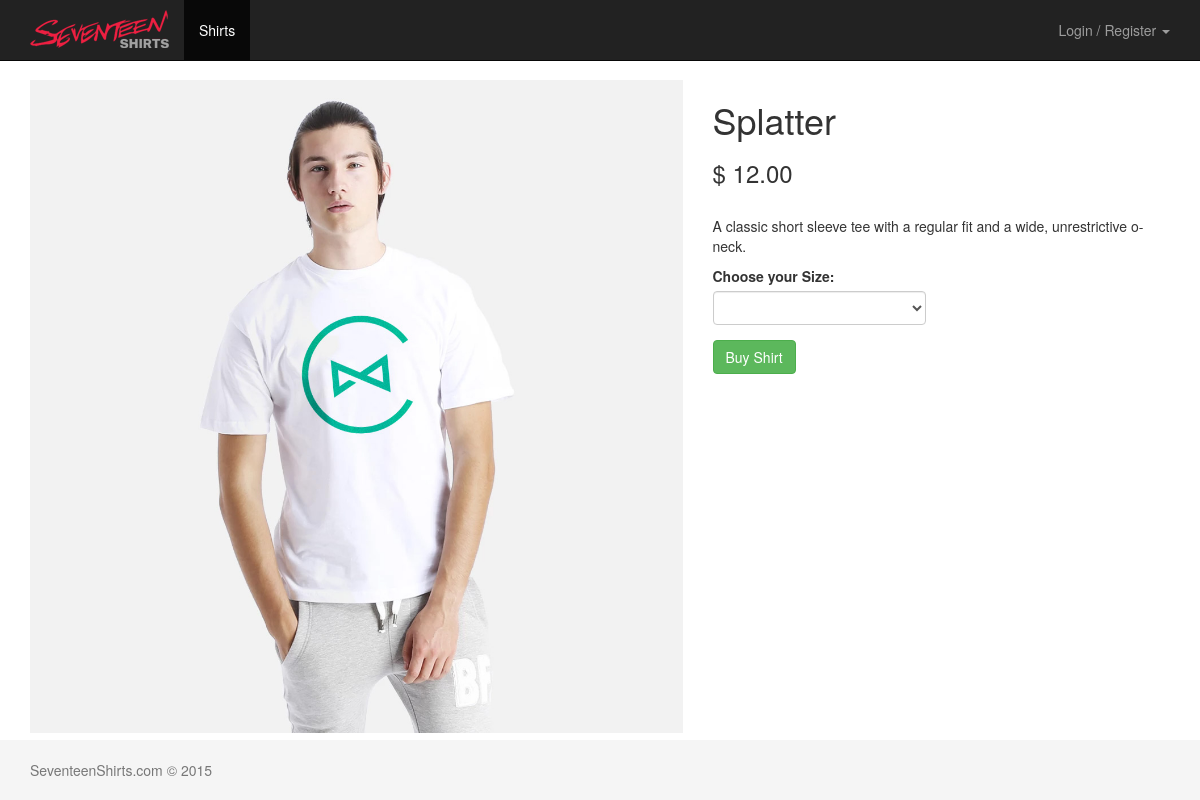
Page /products/3/ on the committed database.
### shop/models.py (models this page shows, shortened)
class Product(models.Model):
    name = models.CharField(max_length=200)
    description = models.TextField()
    current_price = models.DecimalField(max_digits=8, decimal_places=2)
    thumbnail_filename = models.CharField(max_length=200, default="")
    image_filename = models.CharField(max_length=200, default="")
    is_active = models.BooleanField(default=True)
    def get_image_url(self):
        return "{0}/{1}".format(settings.IMG_CDN, self.image_filename)

### shop/views.py (the view)
# urls.py: url(r'^products/(?P<product_id>[0-9]+)/$', views.detail, name='detail')
def detail(request, product_id):
    if request.method == 'POST':
        if not request.user.is_authenticated():
            messages.error(request, "Only logged in users may purchase products.")
            return redirect('shop:detail', product_id)
        form = BuyShirtForm(request.POST)
        if form.is_valid():
            product = get_object_or_404(Product, pk=product_id)
            new_order = Order(
                customer=request.user,
                product=product,
                size=form.cleaned_data.get('size'),
                price=product.current_price
            )
            new_order.save()
            messages.success(
                request,
                "Thanks for shopping with us {0}! Your product has been purchased.".format(request.user.first_name)
            )
            return redirect('shop:index')
    else:
        form = BuyShirtForm()
    context_dict = {
        'page_title': "Viewing Product" + product_id,
        'product': Product.objects.get(pk=product_id),
        'navbar': "products",
        'form': form
    }
    return render(request, 'shop/products/detail.html', context_dict)

### shop/forms.py
class BuyShirtForm(forms.Form):
    size = forms.ChoiceField(choices=Order.SIZES, label="Choose your Size")

### accounts/templatetags/add_css.py (called while the page is built)
@register.filter(name="add_css")
def add_css(field, css):
    return field.as_widget(attrs={"class": css})

### templates/shop/products/detail.html (shortened to what this page needs)
{% extends "_shared/base.html" %}
{% load add_css %}
{% load staticfiles %}
{% block content %}
    <div class="row">
        <div class="col-md-7">
            <img class="detail" src="{{ product.get_image_url }}">
        </div>
        <div class="col-md-5">
            <h1>{{ product.name }}</h1>
            <h3>$ {{ product.current_price }}</h3>
            <br>
            <p>{{ product.description }}</p>
            <form action="" method="post">
                <div class="row">
                    <div class="col-md-6">
                        {% for field in form.visible_fields %}
                            <div class="form-group">
                                {{ field.label_tag }}
                                {{ field|add_css:"form-control" }}
                            </div>
                        {% endfor %}
                    </div>
                </div>
                <input type="submit" class="btn btn-success" value="Buy Shirt" />
            </form>
        </div>
    </div>
{% endblock %}

### static/css/base.css (style rules this page uses)
html { position: relative; min-height: 100%; }
body { margin-bottom: 60px; }
img.detail { width: 100%; }

### rows in the picture
Product: get_image_url (picture), name "Splatter", current_price "12.00", description "A classic short sleeve tee with a regular fit and a wide, unrestrictive o-neck."

### other values in the picture
{{ field.label_tag }} "Choose your Size:"
